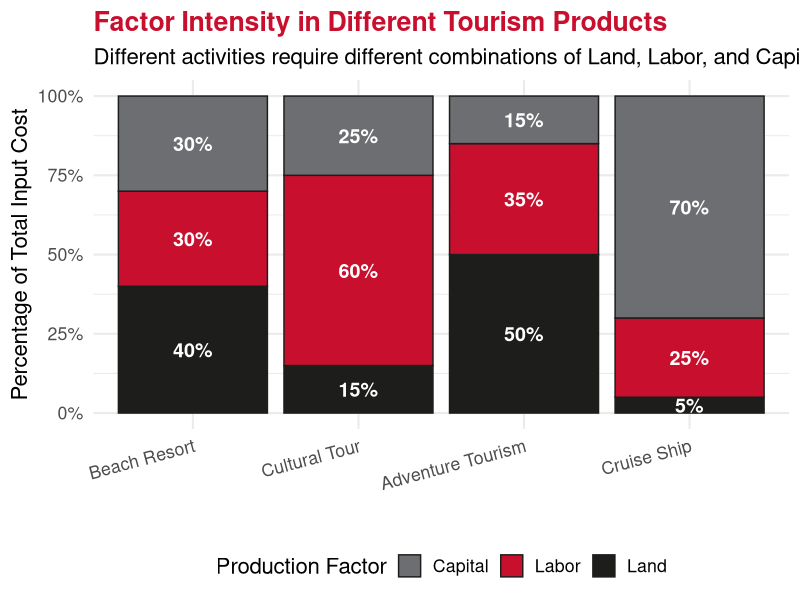
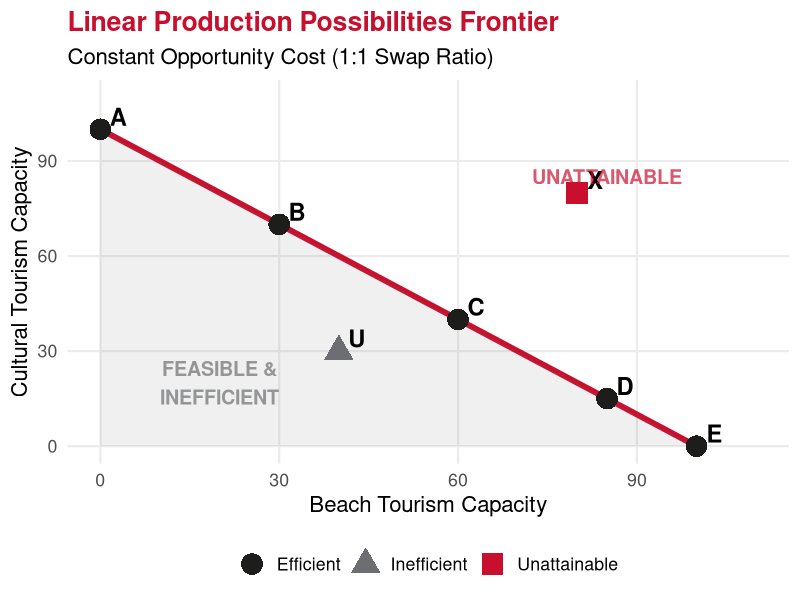
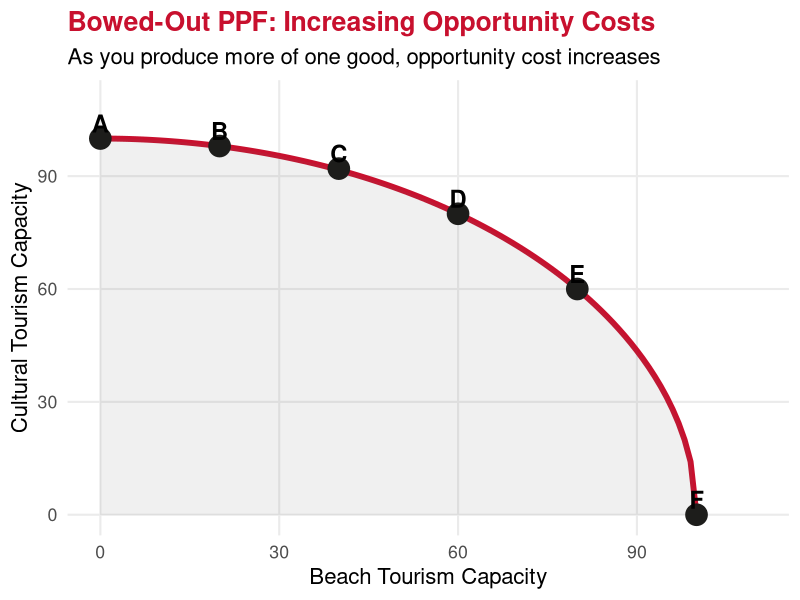
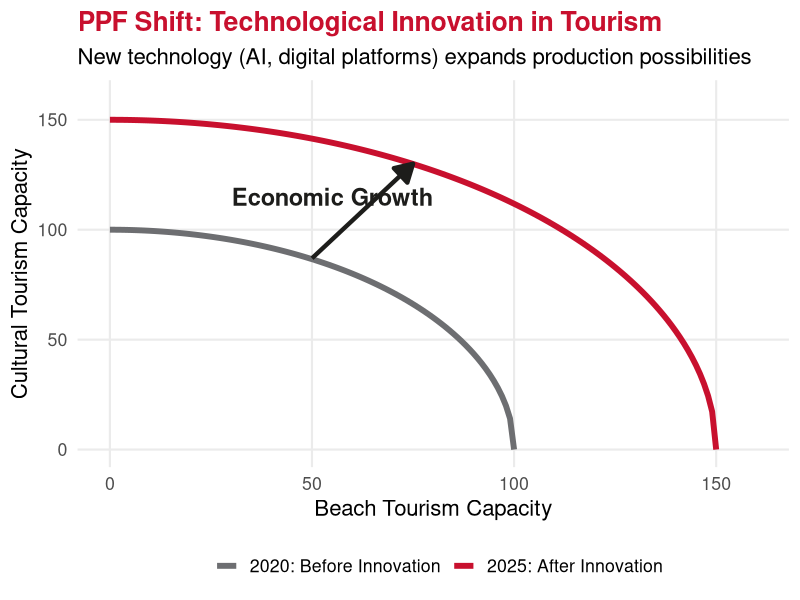
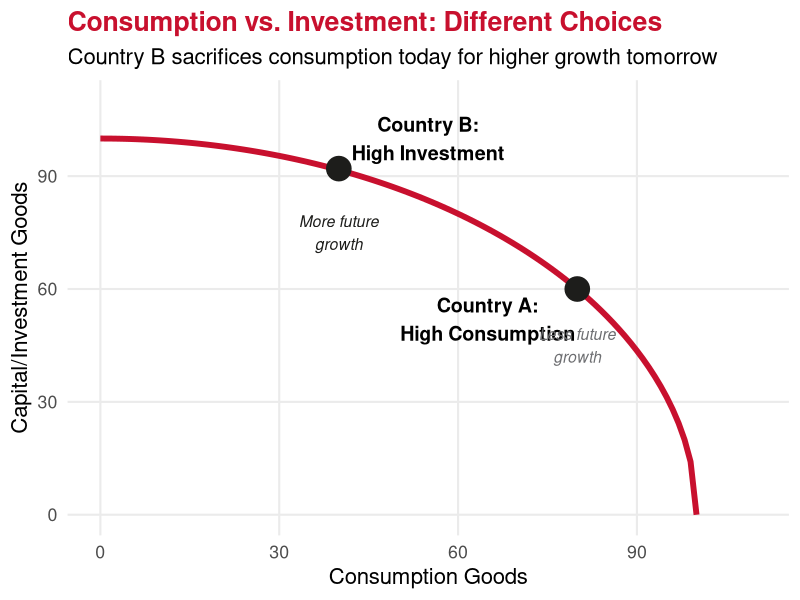
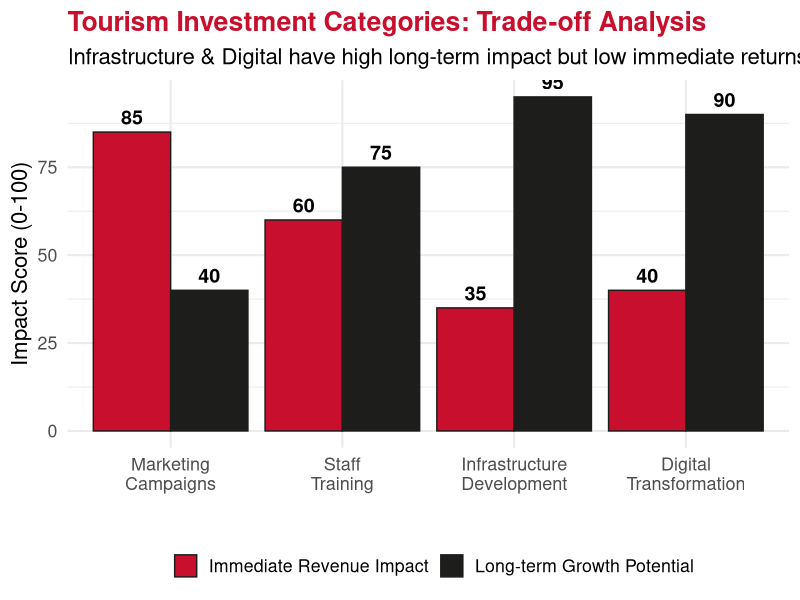
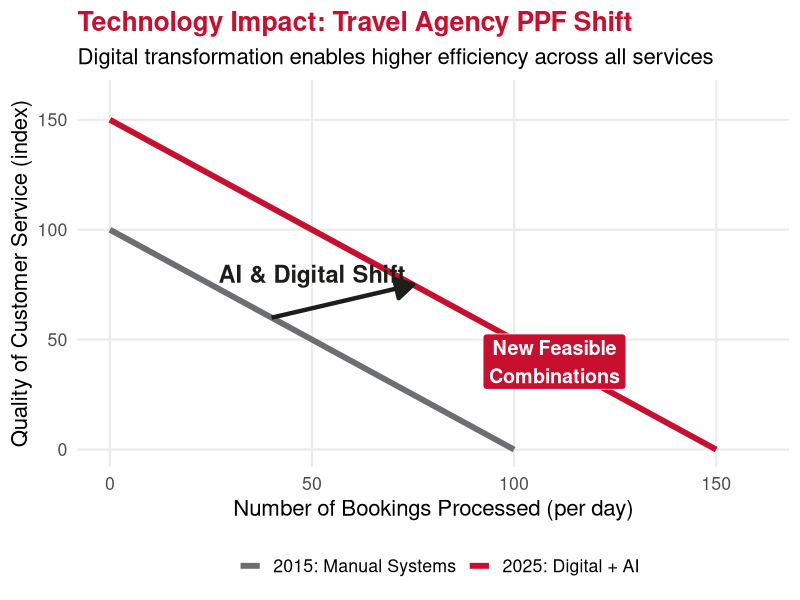

These charts were generated, in order, by the following R code:
## ---- chunk 1
#| echo: false
#| message: false
#| warning: false

library(ggplot2)
library(dplyr)
library(tidyverse)
library(lubridate)

# Define UE brand colors
ue_red <- "#C8102E"
ue_black <- "#1D1D1B"
ue_gray <- "#6D6E71"
ue_white <- "#FFFFFF"
## ---- chunk 2
#| echo: false
#| warning: false
#| fig-width: 13
#| fig-height: 6
#| fig-cap: "Hypothetical illustration of factor intensity"

# Factor intensity by tourism type
tourism_types <- data.frame(
  type = rep(c("Beach Resort", "Cultural Tour", "Adventure Tourism", "Cruise Ship"), each = 3),
  factor = rep(c("Land", "Labor", "Capital"), 4),
  percentage = c(
    # Beach Resort
    40, 30, 30,
    # Cultural Tour
    15, 60, 25,
    # Adventure Tourism
    50, 35, 15,
    # Cruise Ship
    5, 25, 70
  )
)

tourism_types$type <- factor(tourism_types$type,
                              levels = c("Beach Resort", "Cultural Tour", 
                                        "Adventure Tourism", "Cruise Ship"))

ggplot(tourism_types, aes(x = type, y = percentage, fill = factor)) +
  geom_bar(stat = "identity", position = "fill", color = ue_black, linewidth = 0.5) +
  scale_y_continuous(labels = scales::percent_format()) +
  labs(title = "Factor Intensity in Different Tourism Products",
       subtitle = "Different activities require different combinations of Land, Labor, and Capital",
       x = "",
       y = "Percentage of Total Input Cost",
       fill = "Production Factor") +
  theme_minimal(base_size = 16) +
  scale_fill_manual(values = c("Land" = ue_black, 
                                "Labor" = ue_red,
                                "Capital" = ue_gray)) +
  theme(legend.position = "bottom",
        plot.title = element_text(color = ue_red, face = "bold"),
        axis.text.x = element_text(angle = 15, hjust = 1)) +
  geom_text(aes(label = paste0(percentage, "%")), 
            position = position_fill(vjust = 0.5), 
            color = "white", size = 5, fontface = "bold")
## ---- chunk 3
#| echo: false
#| warning: false
#| fig-width: 13
#| fig-height: 6

# Create Linear PPF data
ppf_data <- data.frame(
  beach = c(0, 100),
  cultural = c(100, 0)
)

# Define the Points
points <- data.frame(
  beach =    c(0, 30, 60, 85, 100, 40, 80),
  cultural = c(100, 70, 40, 15, 0, 30, 80),
  label =    c("A", "B", "C", "D", "E", "U", "X"),
  status =   c(rep("Efficient", 5), "Inefficient", "Unattainable")
)

# Plotting
ggplot(ppf_data, aes(x = beach, y = cultural)) +
  # The Linear Frontier
  geom_line(linewidth = 2, color = ue_red) +
  # Shaded feasible region
  geom_ribbon(aes(ymin = 0, ymax = cultural), alpha = 0.1, fill = ue_gray) +
  # Points
  geom_point(data = points, aes(color = status, shape = status), size = 7) +
  # Labels for points
  geom_text(data = points, aes(label = label), 
            nudge_y = 4, nudge_x = 3, size = 6, fontface = "bold") +
  # Styling
  scale_color_manual(values = c(
    "Efficient" = ue_black, 
    "Inefficient" = ue_gray, 
    "Unattainable" = ue_red
  )) +
  scale_shape_manual(values = c(
    "Efficient" = 16, 
    "Inefficient" = 17, 
    "Unattainable" = 15
  )) +
  labs(
    title = "Linear Production Possibilities Frontier",
    subtitle = "Constant Opportunity Cost (1:1 Swap Ratio)",
    x = "Beach Tourism Capacity",
    y = "Cultural Tourism Capacity"
  ) +
  coord_cartesian(xlim = c(0, 110), ylim = c(0, 110)) +
  theme_minimal(base_size = 16) +
  theme(
    legend.position = "bottom",
    legend.title = element_blank(),
    panel.grid.minor = element_blank(),
    plot.title = element_text(color = ue_red, face = "bold")
  ) +
  # Zone Annotations
  annotate("text", x = 20, y = 20, label = "FEASIBLE &\nINEFFICIENT", 
           color = ue_gray, alpha = 0.7, size = 5, fontface = "bold") +
  annotate("text", x = 85, y = 85, label = "UNATTAINABLE", 
           color = ue_red, alpha = 0.7, size = 5, fontface = "bold")
## ---- chunk 4
#| echo: false
#| warning: false
#| fig-width: 13
#| fig-height: 6

# Create concave PPF
beach_vals <- seq(0, 100, by = 1)
cultural_vals <- 100 * sqrt(1 - (beach_vals/100)^2)

ppf_concave <- data.frame(
  beach = beach_vals,
  cultural = cultural_vals
)

# Points on concave PPF
points_concave <- data.frame(
  beach = c(0, 20, 40, 60, 80, 100),
  cultural = c(100, 98, 92, 80, 60, 0),
  label = c("A", "B", "C", "D", "E", "F")
)

ggplot(ppf_concave, aes(x = beach, y = cultural)) +
  geom_line(linewidth = 2, color = ue_red) +
  geom_ribbon(aes(ymin = 0, ymax = cultural), alpha = 0.1, fill = ue_gray) +
  geom_point(data = points_concave, size = 7, color = ue_black) +
  geom_text(data = points_concave, aes(label = label), 
            nudge_y = 4, size = 6, fontface = "bold") +
  labs(title = "Bowed-Out PPF: Increasing Opportunity Costs",
       subtitle = "As you produce more of one good, opportunity cost increases",
       x = "Beach Tourism Capacity",
       y = "Cultural Tourism Capacity") +
  coord_cartesian(xlim = c(0, 110), ylim = c(0, 110)) +
  theme_minimal(base_size = 16) +
  theme(panel.grid.minor = element_blank(),
        plot.title = element_text(color = ue_red, face = "bold"))
## ---- chunk 5
#| echo: false
#| warning: false
#| fig-width: 13
#| fig-height: 6

# Two PPFs for shift
beach_1 <- seq(0, 100, by = 1)
cultural_1 <- 100 * sqrt(1 - (beach_1/100)^2)

beach_2 <- seq(0, 150, by = 1)
cultural_2 <- 150 * sqrt(1 - (beach_2/150)^2)

ppf_shift <- data.frame(
  beach = c(beach_1, beach_2),
  cultural = c(cultural_1, cultural_2),
  era = c(rep("2020: Before Innovation", length(beach_1)),
          rep("2025: After Innovation", length(beach_2)))
)

ggplot(ppf_shift, aes(x = beach, y = cultural, color = era)) +
  geom_line(linewidth = 2) +
  labs(title = "PPF Shift: Technological Innovation in Tourism",
       subtitle = "New technology (AI, digital platforms) expands production possibilities",
       x = "Beach Tourism Capacity",
       y = "Cultural Tourism Capacity",
       color = "") +
  scale_color_manual(values = c("2020: Before Innovation" = ue_gray, 
                                 "2025: After Innovation" = ue_red)) +
  coord_cartesian(xlim = c(0, 160), ylim = c(0, 160)) +
  theme_minimal(base_size = 16) +
  theme(legend.position = "bottom",
        plot.title = element_text(color = ue_red, face = "bold"),
        panel.grid.minor = element_blank()) +
  annotate("segment", x = 50, xend = 75, y = 87, yend = 130,
           arrow = arrow(length = unit(0.5, "cm"), type = "closed"),
           linewidth = 1.5, color = ue_black) +
  annotate("text", x = 55, y = 115, 
           label = "Economic Growth", 
           size = 6, color = ue_black, fontface = "bold")
## ---- chunk 6
#| echo: false
#| warning: false
#| fig-width: 13
#| fig-height: 6

# Two countries with different investment choices
consumption_vals <- seq(0, 100, by = 1)
capital_vals <- 100 * sqrt(1 - (consumption_vals/100)^2)

ppf_investment <- data.frame(
  consumption = consumption_vals,
  capital = capital_vals
)

# Points showing choices
choices <- data.frame(
  consumption = c(80, 40),
  capital = c(60, 92),
  country = c("Country A:\nHigh Consumption", "Country B:\nHigh Investment"),
  future_growth = c("Slower Growth", "Faster Growth")
)

ggplot(ppf_investment, aes(x = consumption, y = capital)) +
  geom_line(linewidth = 2, color = ue_red) +
  geom_point(data = choices, size = 8, color = ue_black) +
  geom_text(data = choices, aes(label = country), 
            nudge_x = c(-15, 15), nudge_y = c(-8, 8), 
            size = 5, fontface = "bold") +
  labs(title = "Consumption vs. Investment: Different Choices",
       subtitle = "Country B sacrifices consumption today for higher growth tomorrow",
       x = "Consumption Goods",
       y = "Capital/Investment Goods") +
  coord_cartesian(xlim = c(0, 110), ylim = c(0, 110)) +
  theme_minimal(base_size = 16) +
  theme(panel.grid.minor = element_blank(),
        plot.title = element_text(color = ue_red, face = "bold")) +
  annotate("text", x = 80, y = 45, 
           label = "Less future\ngrowth", color = ue_gray, size = 4, fontface = "italic") +
  annotate("text", x = 40, y = 75, 
           label = "More future\ngrowth", color = ue_black, size = 4, fontface = "italic")
## ---- chunk 7
#| echo: false
#| warning: false
#| fig-width: 13
#| fig-height: 5.5

# Tourism investment categories
investment_categories <- data.frame(
  category = c("Marketing\nCampaigns", "Staff\nTraining", "Infrastructure\nDevelopment", "Digital\nTransformation"),
  immediate_impact = c(85, 60, 35, 40),
  longterm_impact = c(40, 75, 95, 90)
)

investment_categories$category <- factor(investment_categories$category,
                                          levels = investment_categories$category)

investment_long <- investment_categories %>%
  pivot_longer(cols = c(immediate_impact, longterm_impact),
               names_to = "timeframe",
               values_to = "score") %>%
  mutate(timeframe = recode(timeframe,
                            "immediate_impact" = "Immediate Revenue Impact",
                            "longterm_impact" = "Long-term Growth Potential"))

ggplot(investment_long, aes(x = category, y = score, fill = timeframe)) +
  geom_bar(stat = "identity", position = "dodge", color = ue_black, linewidth = 0.5) +
  labs(title = "Tourism Investment Categories: Trade-off Analysis",
       subtitle = "Infrastructure & Digital have high long-term impact but low immediate returns",
       x = "",
       y = "Impact Score (0-100)",
       fill = "") +
  theme_minimal(base_size = 16) +
  scale_fill_manual(values = c("Immediate Revenue Impact" = ue_red, 
                                "Long-term Growth Potential" = ue_black)) +
  theme(legend.position = "bottom",
        plot.title = element_text(color = ue_red, face = "bold"),
        axis.text.x = element_text(size = 13)) +
  geom_text(aes(label = score), position = position_dodge(width = 0.9), 
            vjust = -0.5, size = 5, fontface = "bold")
## ---- chunk 8
#| echo: false
#| warning: false
#| fig-width: 13
#| fig-height: 6

# Digital transformation PPF shift
tech_ppf <- data.frame(
  bookings = c(0, 100, 0, 150),
  customer_service = c(100, 0, 150, 0),
  era = rep(c("2015: Manual Systems", "2025: Digital + AI"), each = 2)
)

ggplot() +
  geom_line(data = tech_ppf, aes(x = bookings, y = customer_service, color = era), 
            linewidth = 2) +
  annotate("segment", x = 40, xend = 75, y = 60, yend = 75,
           arrow = arrow(length = unit(0.5, "cm"), type = "closed"),
           linewidth = 1.5, color = ue_black) +
  annotate("text", x = 50, y = 80, 
           label = "AI & Digital Shift", 
           size = 6, color = ue_black, fontface = "bold") +
  annotate("label", x = 110, y = 40, label = "New Feasible\nCombinations", 
           fill = ue_red, color = "white", fontface = "bold", size = 5) +
  scale_color_manual(values = c("2015: Manual Systems" = ue_gray, 
                                 "2025: Digital + AI" = ue_red)) +
  labs(title = "Technology Impact: Travel Agency PPF Shift",
       subtitle = "Digital transformation enables higher efficiency across all services",
       x = "Number of Bookings Processed (per day)",
       y = "Quality of Customer Service (index)",
       color = "") +
  coord_cartesian(xlim = c(0, 160), ylim = c(0, 160)) +
  theme_minimal(base_size = 16) +
  theme(legend.position = "bottom",
        plot.title = element_text(color = ue_red, face = "bold"),
        panel.grid.minor = element_blank())
